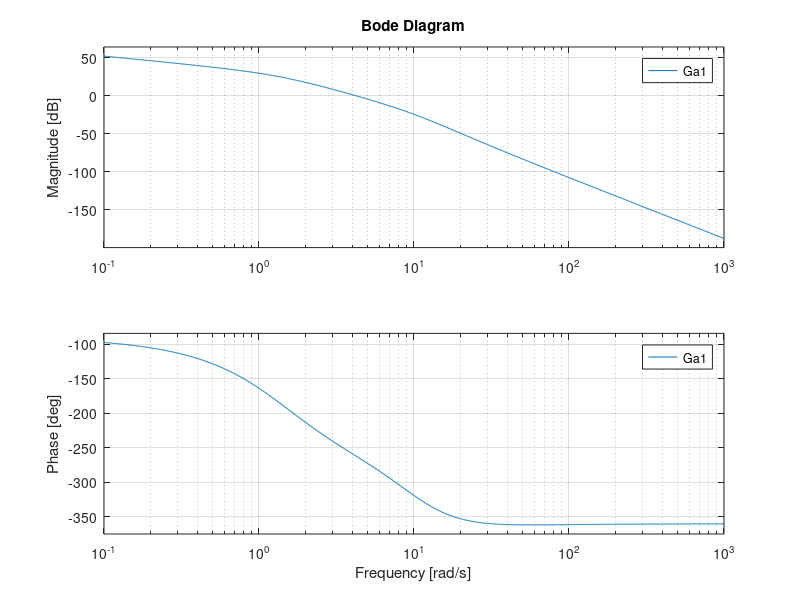
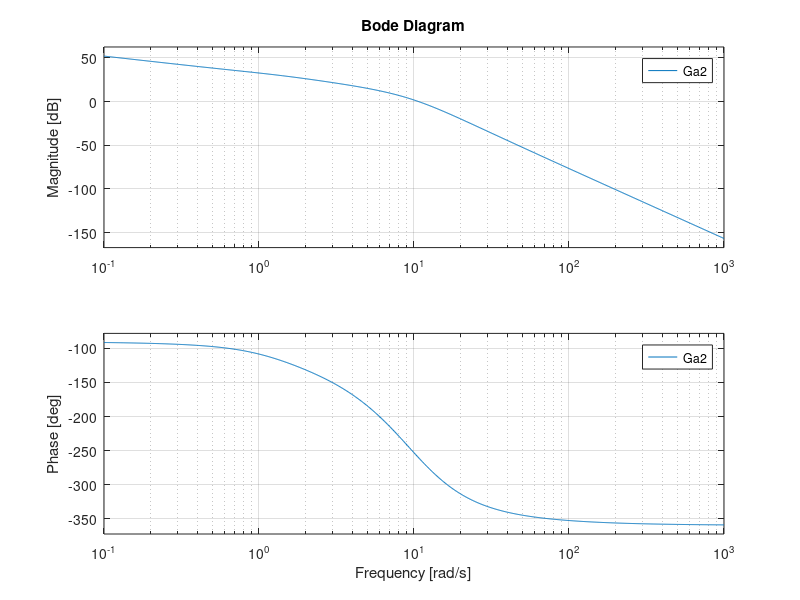
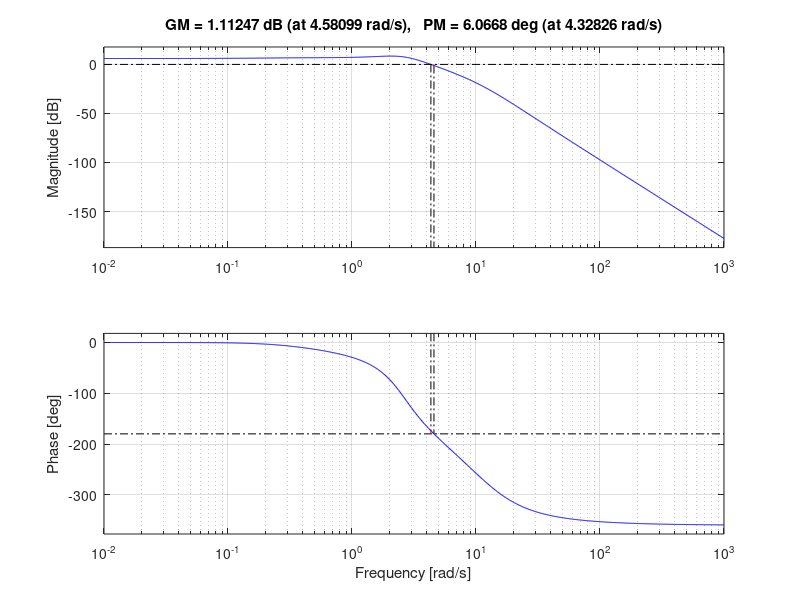
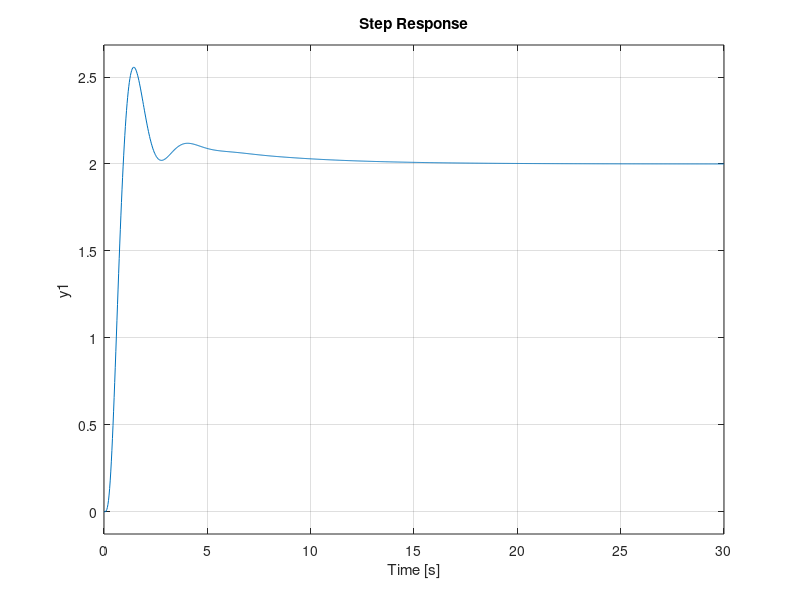

MATLAB code for these plots, in order:
clear all
close all

s=tf('s');

F=(5*(s+20))/(s*(s^2+2.5*s+2)*(s^2+15*s+100));
Kf=dcgain(s*F)

Kr=2;

Kca=Kr/(Kf*0.05/Kr)
Kcb=1/(0.02/Kr)

Kc=160

ts=1;
wb=3/ts;
wc=0.63*wb
wcd=1.9

s_capello=0.3;
Mr=(1+s_capello)/0.9;
m_lim=60-5*20*log10(Mr)

Ga1=Kc*F/Kr;
figure, bode(Ga1);
[m1, f1]=bode(Ga1, wcd)

% 2 reti anticipatrici da md=6
md=6;
xd=1.3;
taud=xd/wcd;
Rd=(1+taud*s)/(1+taud*s/md);
Ga2=Ga1*Rd^2;
figure, bode(Ga2);
[m2, f2]=bode(Ga2, wcd)

% 1 rete attenuatrice con mi=33.5
mi=21.5;
xi=200;
taui=xi/wcd;
Ri=(1+taui*s/mi)/(1+taui*s);
Ga3=Ga2*Ri;

C=Kc*Rd^2*Ri;
W=feedback(C*F, 1/Kr);
figure, margin(W)
figure, step(W)